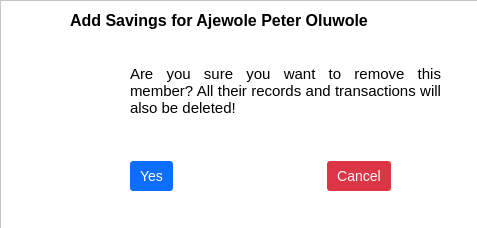
<?xml version="1.0" encoding="UTF-8"?>
<ui version="4.0">
 <class>Dialog</class>
 <widget class="QDialog" name="Dialog">
  <property name="geometry">
   <rect>
    <x>0</x>
    <y>0</y>
    <width>477</width>
    <height>228</height>
   </rect>
  </property>
  <property name="windowTitle">
   <string>Dialog</string>
  </property>
  <property name="styleSheet">
   <string notr="true">#messageFrame {
	background-color: #ffffff;
}

#messageFrame QPushButton:pressed{
	padding-left: 15px;
}

#messageYesBtn, #messageNoBtn {
	border: none;
	border-radius: 3px;
	padding: 5px 10px;
	font-size: 14px;
	padding: 5px 10px;
	color: #ffffff;
}

#messageYesBtn {
	background-color: #0d6efd;
}

#messageNoBtn {
	background-color: #dc3545 ;
}

#messageYesBtn:hover, #messageYesBtn:pressed {
	background-color: #001f4d;
}

#messageNoBtn:hover, #messageNoBtn:pressed {
	background-color: #b30000;
}

#messageIconBtn {
	background-color: #ffffff;
	border: none;
}

</string>
  </property>
  <widget class="QFrame" name="messageFrame">
   <property name="geometry">
    <rect>
     <x>0</x>
     <y>0</y>
     <width>481</width>
     <height>241</height>
    </rect>
   </property>
   <property name="frameShape">
    <enum>QFrame::StyledPanel</enum>
   </property>
   <property name="frameShadow">
    <enum>QFrame::Raised</enum>
   </property>
   <widget class="QLabel" name="messageTitle">
    <property name="geometry">
     <rect>
      <x>70</x>
      <y>10</y>
      <width>341</width>
      <height>21</height>
     </rect>
    </property>
    <property name="font">
     <font>
      <pointsize>12</pointsize>
      <weight>75</weight>
      <bold>true</bold>
     </font>
    </property>
    <property name="text">
     <string>Add Savings for Ajewole Peter Oluwole</string>
    </property>
   </widget>
   <widget class="QWidget" name="layoutWidget">
    <property name="geometry">
     <rect>
      <x>130</x>
      <y>160</y>
      <width>261</width>
      <height>32</height>
     </rect>
    </property>
    <layout class="QHBoxLayout" name="horizontalLayout_11">
     <item>
      <widget class="QPushButton" name="messageYesBtn">
       <property name="minimumSize">
        <size>
         <width>0</width>
         <height>30</height>
        </size>
       </property>
       <property name="text">
        <string>Yes</string>
       </property>
       <property name="icon">
        <iconset resource="../static/resource.qrc">
         <normaloff>:/icons/icon/white/check-circle.svg</normaloff>:/icons/icon/white/check-circle.svg</iconset>
       </property>
      </widget>
     </item>
     <item>
      <spacer name="horizontalSpacer_12">
       <property name="orientation">
        <enum>Qt::Horizontal</enum>
       </property>
       <property name="sizeHint" stdset="0">
        <size>
         <width>140</width>
         <height>27</height>
        </size>
       </property>
      </spacer>
     </item>
     <item>
      <widget class="QPushButton" name="messageNoBtn">
       <property name="minimumSize">
        <size>
         <width>0</width>
         <height>30</height>
        </size>
       </property>
       <property name="text">
        <string>Cancel</string>
       </property>
       <property name="icon">
        <iconset resource="../static/resource.qrc">
         <normaloff>:/icons/icon/white/power.svg</normaloff>:/icons/icon/white/power.svg</iconset>
       </property>
      </widget>
     </item>
    </layout>
   </widget>
   <widget class="QLabel" name="label">
    <property name="geometry">
     <rect>
      <x>130</x>
      <y>60</y>
      <width>311</width>
      <height>61</height>
     </rect>
    </property>
    <property name="font">
     <font>
      <pointsize>11</pointsize>
     </font>
    </property>
    <property name="text">
     <string>Are you sure you want to remove this member? All their records and transactions will also be deleted!</string>
    </property>
    <property name="alignment">
     <set>Qt::AlignJustify|Qt::AlignVCenter</set>
    </property>
    <property name="wordWrap">
     <bool>true</bool>
    </property>
   </widget>
   <widget class="QPushButton" name="messageIconBtn">
    <property name="geometry">
     <rect>
      <x>40</x>
      <y>60</y>
      <width>75</width>
      <height>61</height>
     </rect>
    </property>
    <property name="text">
     <string/>
    </property>
    <property name="icon">
     <iconset resource="../static/resource.qrc">
      <normaloff>:/icons/icon/black/alert-triangle.svg</normaloff>:/icons/icon/black/alert-triangle.svg</iconset>
    </property>
    <property name="iconSize">
     <size>
      <width>48</width>
      <height>48</height>
     </size>
    </property>
   </widget>
  </widget>
 </widget>
 <resources>
  <include location="../static/resource.qrc"/>
 </resources>
 <connections/>
</ui>
